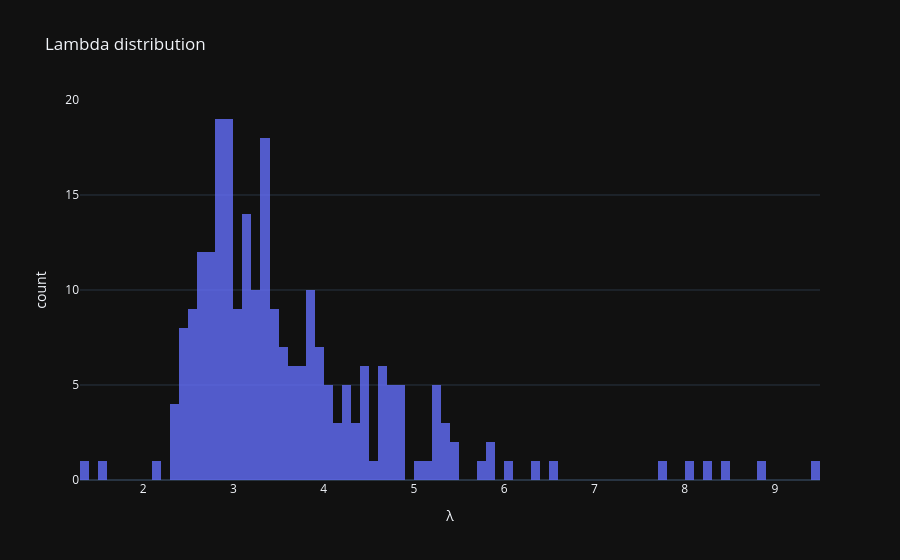

Notebook code cell kept with this figure:
### Code cell
import plotly.express as px
import pandas as pd

df_lambda = pd.DataFrame({"lambda": StackLambda})

fig = px.histogram(
    df_lambda,
    x="lambda",
    nbins=100,
    title="Lambda distribution",
    labels={"lambda": "λ"},
    opacity=0.8
)

fig.show()

### Figure 1 — Plotly figure (JSON) as saved in the notebook; plotly's stock layout.template omitted (floating-point values rounded to 4 significant figures; data arrays with more than 128 entries replaced by an {"elided": "..."} marker saying what was removed)
{"data": [{"alignmentgroup": "True", "bingroup": "x", "hovertemplate": "λ=%{x}<br>count=%{y}<extra></extra>", "legendgroup": "", "marker": {"color": "#636efa", "opacity": 0.8, "pattern": {"shape": ""}}, "name": "", "nbinsx": 100, "offsetgroup": "", "orientation": "v", "showlegend": false, "x": {"elided": "245 float values"}, "xaxis": "x", "yaxis": "y", "type": "histogram"}], "layout": {"xaxis": {"anchor": "y", "domain": [0.0, 1.0], "title": {"text": "λ"}}, "yaxis": {"anchor": "x", "domain": [0.0, 1.0], "title": {"text": "count"}}, "legend": {"tracegroupgap": 0}, "title": {"text": "Lambda distribution"}, "barmode": "relative"}}
